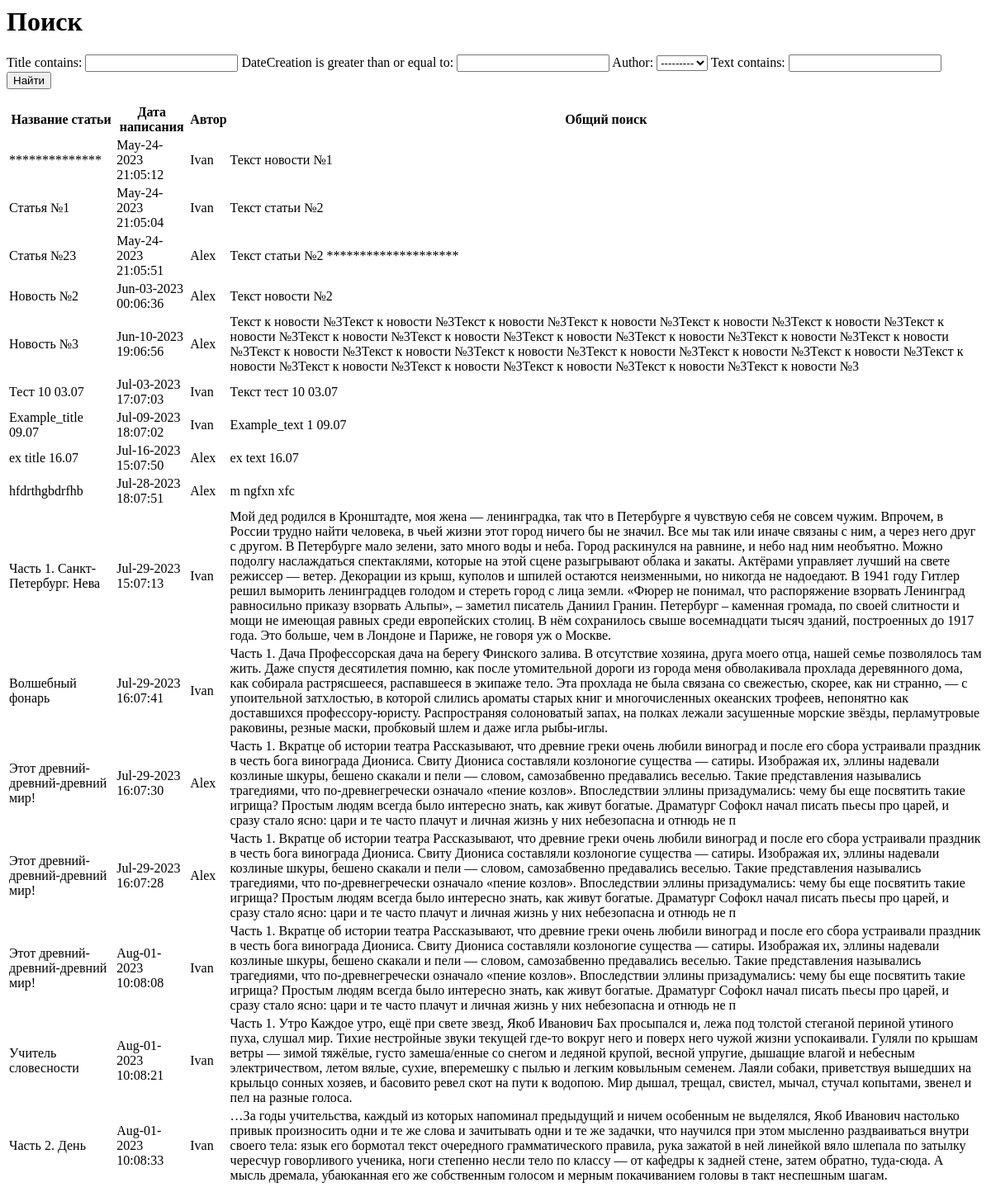
Page /news/search/ on the earlier database version.
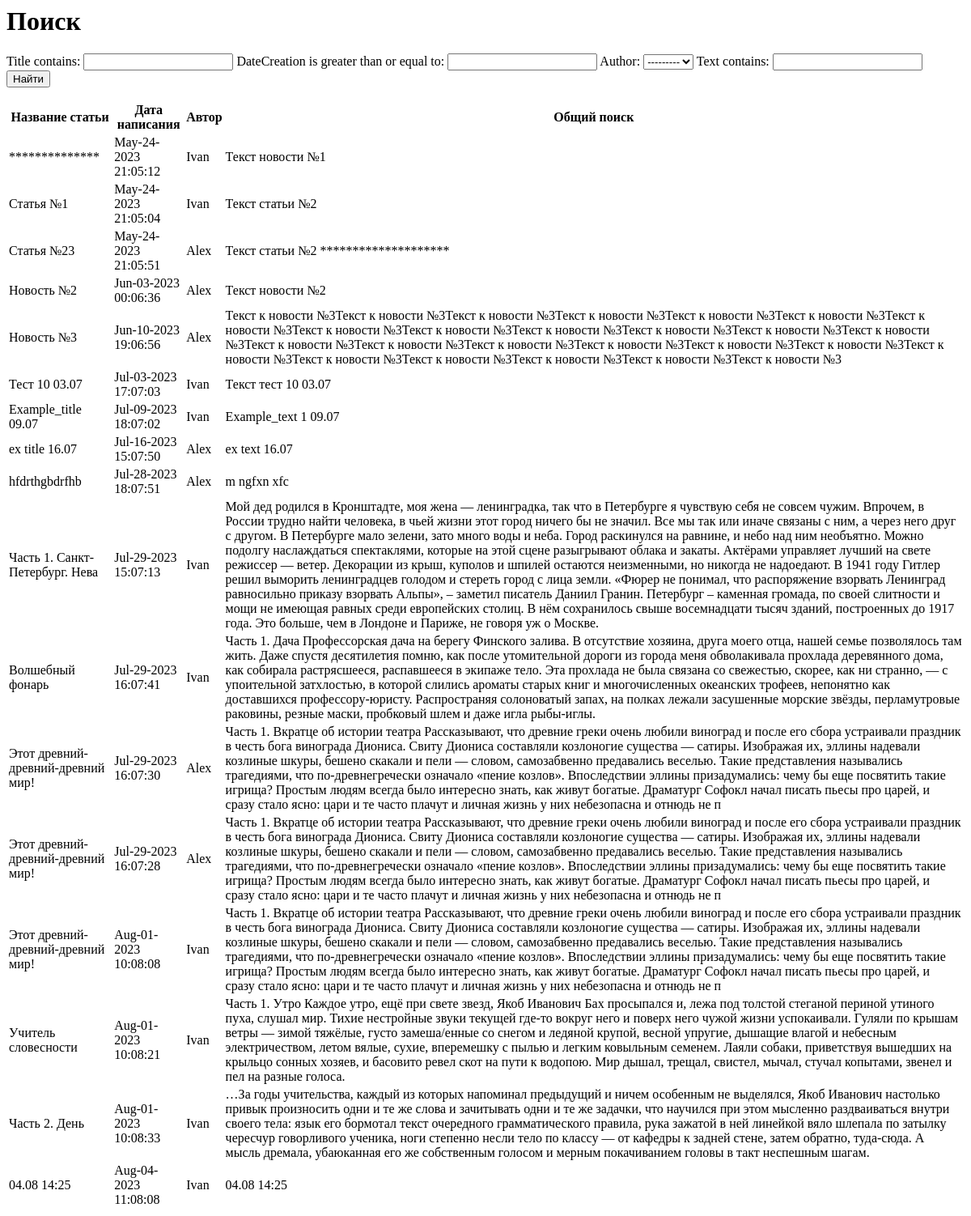
Same page on the later database version.
### newapp/models.py (models this page shows, shortened)
class Post(models.Model):
    author = models.ForeignKey(Author, on_delete=models.CASCADE)
    NEWS = 'NW'
    ARTICLE = 'AR'
    CATEGORY_CHOICES = (
        (NEWS, 'Новость'),
        (ARTICLE, 'Статья'),
    )
    categoryType = models.CharField(max_length=2, choices=CATEGORY_CHOICES, default=ARTICLE)
    dateCreation = models.DateTimeField(auto_now_add=True)
    postCategory = models.ManyToManyField(Category, through='PostCategory')
    title = models.CharField(max_length=128)
    text = models.TextField()
    rating = models.SmallIntegerField(default=0)

class Author(models.Model):
    authorUser = models.OneToOneField(User, on_delete=models.CASCADE)
    ratingAuthor = models.SmallIntegerField(default=0)
    def __str__(self):
        return self.authorUser.username

### newapp/views.py (the view)
# urls.py: path('search/', SearchListView.as_view()),
class SearchListView(ListView):
    model = Post
    template_name = 'search.html'
    context_object_name = 'search'
    def get_context_data(self, **kwargs):
        context = super().get_context_data(**kwargs)
        context['filter'] = NewsFilter(self.request.GET, queryset=self.get_queryset())
        return context

### newapp/templatetags/custom_filters.py (called while the page is built)
@register.filter(name='censor')
def censor(value):
    censored_words = ['плохое_слово_1', 'нежелательное_слово2', 'нежелательное_слово3']
    censored_value = value
    for word in censored_words:
        censored_value = censored_value.replace(word, '*' * len(word))
    return censored_value

### templates/search.html (shortened to what this page needs)
{% extends 'flatpages/default.html' %}
{% load custom_filters %}
{% block title %}
<h1>Поиск</h1>
{% endblock title %}
{% block content %}
<form method="GET">
    {{ filter.form }}
    <input type="submit" value="Найти">
</form>
<table>
        <thead>
            <th>
                Название статьи
            </th>
            <th>
                Дата написания
            </th>
            <th>
                Автор
            </th>
            <th>
                Общий поиск
            </th>
        </thead>
        {% for new in filter.qs %}
            <tr>
                <td>
                    {{ new.title|censor }}
                </td>
                <td>
                    {{ new.dateCreation|date:'M-d-Y H:m:s' }}
                </td>
                <td>
                    {{ new.author.authorUser }}
                </td>
                <td>
                    {{ new.text|censor }}
                </td>
            </tr>
        {% endfor %}
</table>
{% endblock content %}

Differences in the rows shown:
added Post: title|censor "04.08 14:25", dateCreation "Aug-04-2023 11:08:08", author.authorUser "Ivan", text|censor "04.08 14:25"
